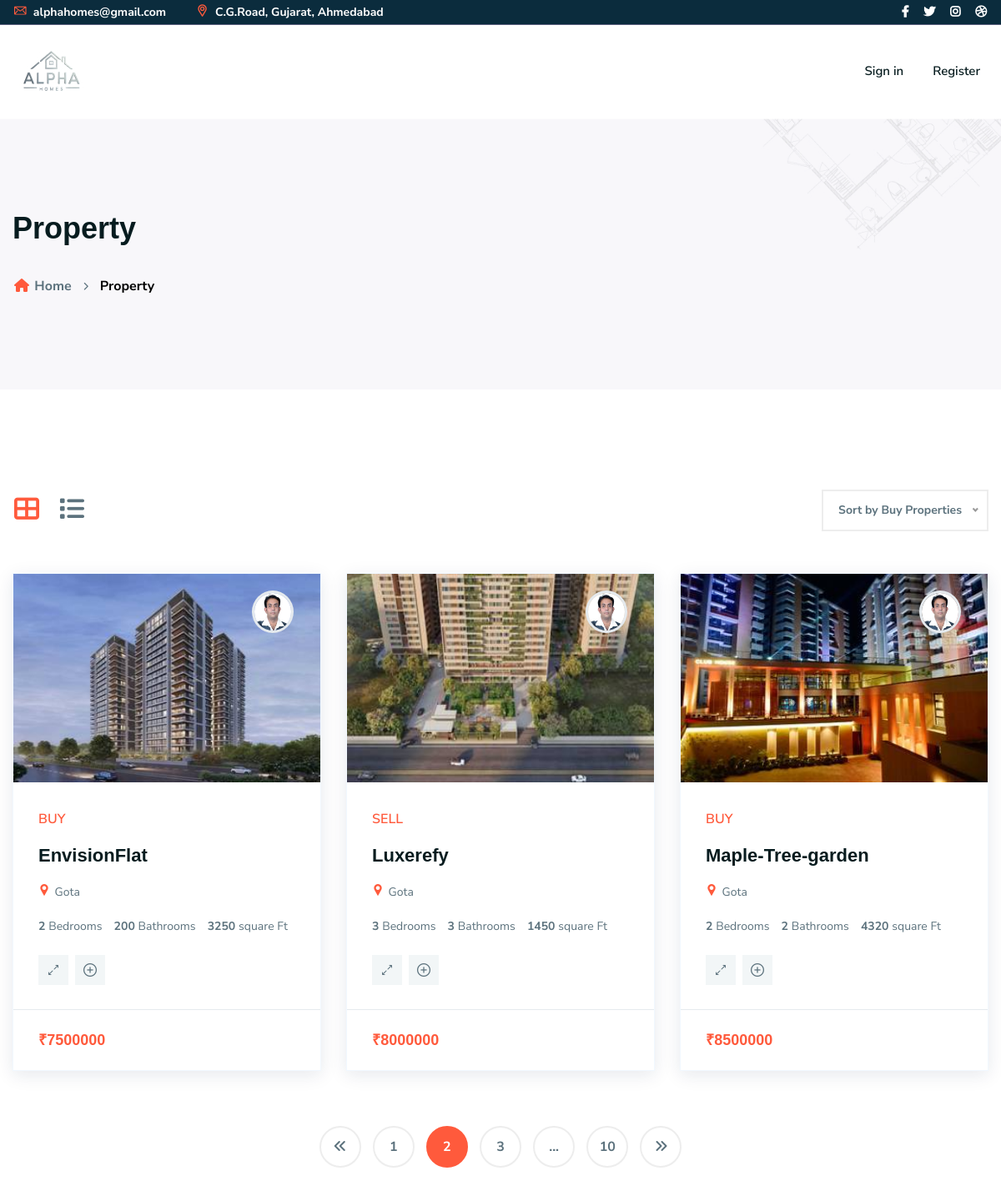
The page /area/Gota on the database its author committed.
### first/models.py (models this page shows)
class PropertyDetails(models.Model):
    property_videos = models.URLField(max_length=2000, null=True, default="property video")
    property_img = models.ImageField(upload_to='properties-img',default="agent")
    property_agent_img = models.ImageField(upload_to='propertyagent',default="agent")
    type = models.CharField(max_length=30)
    property_type = models.CharField(max_length=30, default="Buy")
    property_name = models.CharField(max_length=30)
    property_location = models.CharField(max_length=30)
    property_description = models.TextField(max_length=300)
    property_description_2 = models.TextField(max_length=3000, null=True)
    property_id = models.CharField(max_length=100,null=True)
    property_area = models.CharField(max_length=25,null=True)
    property_rooms = models.CharField(max_length=30,null=True)
    property_baths = models.CharField(max_length=30,null=True)
    property_year = models.CharField(max_length=30,null=True)
    property_lots_area = models.CharField(max_length=4,null=True)
    property_dimentions = models.CharField(max_length=20,null=True)
    property_bed = models.CharField(max_length=20,null=True)
    property_price = models.CharField(max_length=15,null=True)
    property_status = models.CharField(max_length=15,null=True)
    property_living_room = models.CharField(max_length=15,null=True)
    property_Garage = models.CharField(max_length=15,null=True)
    property_dinning_area = models.CharField(max_length=15,null=True)
    porperty_bathroom = models.CharField(max_length=15, default="Bathroom")
    property_gym = models.CharField(max_length=15,default="Gym")
    property_garden = models.CharField(max_length=15,default="Garden")
    property_parking = models.CharField(max_length=15,default="parking")
    property_gallery = models.ImageField(upload_to='properties-img',default="gallery")
    property_gallery_2 = models.ImageField(upload_to='properties-img',default="gallery")
    property_gallery_3 = models.ImageField(upload_to='properties-img',default="gallery")
    property_amenities = models.CharField(max_length=15,default="Amenities")
    property_air_conditioner = models.CharField(max_length=15,default="Air-conditioner")
    property_Microwave = models.CharField(max_length=15,default="Microwave")
    property_swimmingpool = models.CharField(max_length=15,default="swimmingpool")
    property_wifi = models.CharField(max_length=15,default="Air-conditioner")
    property_laundry = models.CharField(max_length=15,default="laundry")
    property_indoorgames = models.CharField(max_length=15,default="indoorgames")
    property_outdoorgames = models.CharField(max_length=15,default="outdoorgames")
    property_clubhouse = models.CharField(max_length=15,default="clubhouse")
    property_security = models.CharField(max_length=15,default="24x7 security")
    property_firesafety = models.CharField(max_length=15,default="Fire safety")
    property_basement_parking = models.CharField(max_length=20,default="Basement Parking")
    property_lift = models.CharField(max_length=15,default="Lift")
    number_of_properties = models.CharField(max_length=150, default="25 Properteis")
    property_subarea = models.CharField(max_length=50, default="Gota")
    property_map_location = models.CharField(max_length=1500, null=True)

### first/views.py (the view)
# urls.py: path('area/<slug:subarea>', views.area, name='subarea'),
def area(request, subarea):
    property_by_location = PropertyDetails.objects.all().filter(property_subarea=subarea)
    return render(request,"Area.html",{'property_by_location':property_by_location})

### templates/Area.html (shortened to what this page needs)
{% extends 'other-ft-ht.html' %}
{% load static %}
{% block content %}
    <div class="ltn__breadcrumb-area text-left bg-overlay-white-30 bg-image "  data-bs-bg="{% static 'img/bg/14.jpg' %}">
        <div class="container">
            <div class="row">
                <div class="col-lg-12">
                    <div class="ltn__breadcrumb-inner">
                        <h1 class="page-title">Property</h1>
                        <div class="ltn__breadcrumb-list">
                            <ul>
                                <li><a href="index.html"><span class="ltn__secondary-color"><i class="fas fa-home"></i></span> Home</a></li>
                                <li>Property</li>
                            </ul>
                        </div>
                    </div>
                </div>
            </div>
        </div>
    </div>
    <div class="ltn__product-area ltn__product-gutter mb-100">
        <div class="container">
            <div class="row">
                <div class="col-lg-12">
                    <div class="ltn__shop-options">
                        <ul>
                            <li>
                                <div class="ltn__grid-list-tab-menu ">
                                    <div class="nav">
                                        <a class="active show" data-bs-toggle="tab" href="#liton_product_grid"><i class="fas fa-th-large"></i></a>
                                        <a data-bs-toggle="tab" href="#liton_product_list"><i class="fas fa-list"></i></a>
                                    </div>
                                </div>
                            </li>
                            <li>
                            </li>
                        </ul>
                    </div>
                    <div class="tab-content">
                        <div class="tab-pane fade active show" id="liton_product_grid">
                            <div class="ltn__product-tab-content-inner ltn__product-grid-view">
                                <div class="row">
                                    {% for p in property_by_location %}
                                    <div class="col-lg-4 col-sm-6 col-12">
                                        <div class="ltn__product-item ltn__product-item-4 ltn__product-item-5 text-center---">
                                            <div class="product-img">
                                                <a href="#"><img src="{{p.property_img.url}}" class="areahtml_imge" alt="#"></a>
                                                <div class="real-estate-agent">
                                                    <div class="agent-img">
                                                        <a href="#"><img src="{{p.property_agent_img.url}}" alt="#"></a>
                                                    </div>
                                                </div>
                                            </div>
                                            <div class="product-info">
                                                <div class="product-badge">
                                                    <ul>
                                                        <li class="sale-badg">{{p.property_type}}</li>
                                                    </ul>
                                                </div>
                                                <h2 class="product-title"><a href="property\{{p.property_name}}">{{p.property_name}}</a></h2>
                                                <div class="product-img-location">
                                                    <ul>
                                                        <li>
                                                            <a href="area\{{p.property_subarea}}"><i class="flaticon-pin"></i> {{p.property_subarea}}</a>
                                                        </li>
                                                    </ul>
                                                </div>
                                                <ul class="ltn__list-item-2--- ltn__list-item-2-before--- ltn__plot-brief">
                                                    <li><span>{{p.property_bed}} </span>
                                                        Bedrooms
                                                    </li>
                                                    <li><span>{{p.property_baths}} </span>
                                                        Bathrooms
                                                    </li>
                                                    <li><span>{{p.property_dimentions}} </span>
                                                        square Ft
                                                    </li>
                                                </ul>
                                                <div class="product-hover-action">
                                                    <ul>
                                                        <li>
                                                            <a href="#" title="Quick View" data-bs-toggle="modal" data-bs-target="#quick_view_modal">
                                                                <i class="flaticon-expand"></i>
                                                            </a>
                                                        </li>
                                                        <li>
                                                            <a href="property\{{p.property_name}}" title="Product Details">
                                                                <i class="flaticon-add"></i>
                                                            </a>
                                                        </li>
                                                    </ul>
                                                </div>
                                            </div>
                                            <div class="product-info-bottom">
                                                <div class="product-price">
                                                    <span>₹{{p.property_price}}<label></label></span>
                                                </div>
                                            </div>
                                        </div>
                                    </div>
                                    {% endfor %}
                                </div>
                            </div>
                        </div>
                    </div>
                    <div class="ltn__pagination-area text-center">
                        <div class="ltn__pagination">
                            <ul>
                                <li><a href="#"><i class="fas fa-angle-double-left"></i></a></li>
                                <li><a href="#">1</a></li>
                                <li class="active"><a href="#">2</a></li>
                                <li><a href="#">3</a></li>
                                <li><a href="#">...</a></li>
                                <li><a href="#">10</a></li>
                                <li><a href="#"><i class="fas fa-angle-double-right"></i></a></li>
                            </ul>
                        </div>
                    </div>
                </div>
            </div>
        </div>
    </div>
    {% endblock content %}

### static/css/responsive.css (style rules this page uses)
@media (min-width: 1200px) { .container { max-width: 1200px; } }

### rows shown on the page
PropertyDetails: property_img (picture), property_agent_img (picture), property_type "BUY", property_name "EnvisionFlat", property_subarea "Gota", property_bed "2", property_baths "200", property_dimentions "3250", property_price "7500000"
PropertyDetails: property_img (picture), property_agent_img (picture), property_type "SELL", property_name "Luxerefy", property_subarea "Gota", property_bed "3", property_baths "3", property_dimentions "1450", property_price "8000000"
PropertyDetails: property_img (picture), property_agent_img (picture), property_type "BUY", property_name "Maple-Tree-garden", property_subarea "Gota", property_bed "2", property_baths "2", property_dimentions "4320", property_price "8500000"
